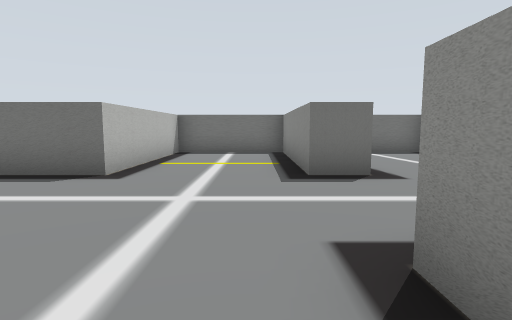
View 1 (above)

19 first-person views from a walk through a world built for the Gazebo simulator. The camera is 0.15 m above the floor, tilts 6° down and sees 80° across. The floor is counted in squares, 0.2 m on a side. Each view is taken from the middle of a square. On the plan, view 1 faces up. The plan holds only what a view shows up to about 10 squares ahead; the rest is blank.

View 2
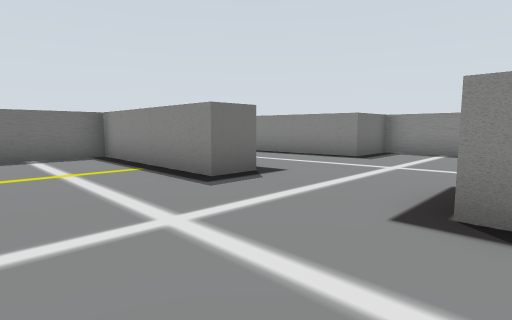

View 3
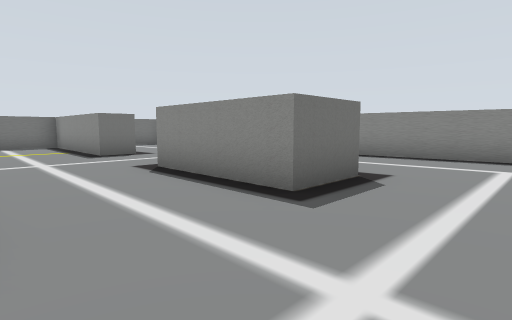

View 4
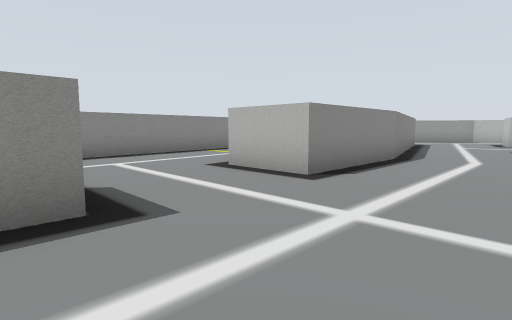

View 5
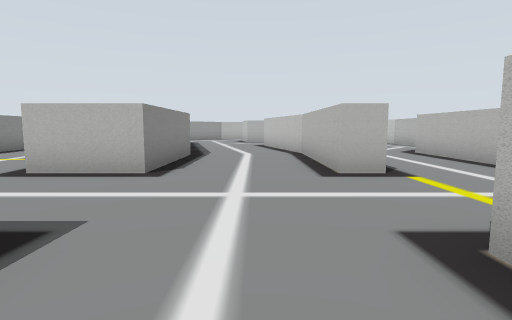

View 6
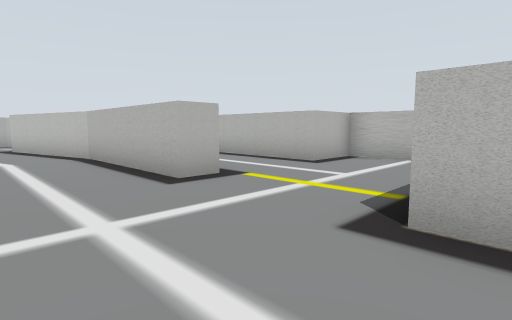

View 7
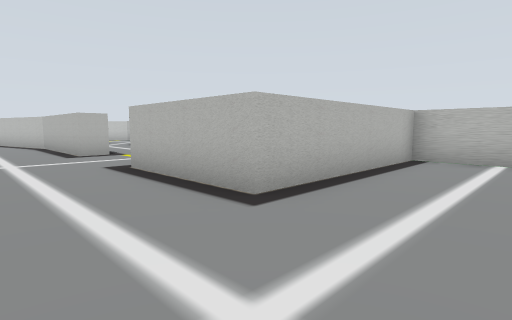

View 8
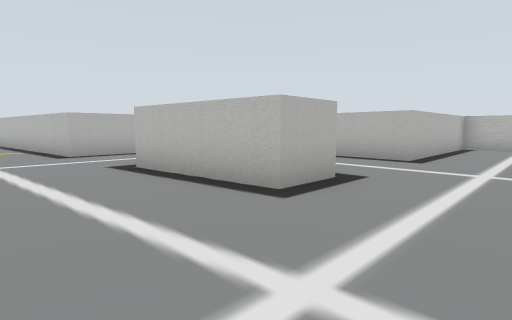

View 9
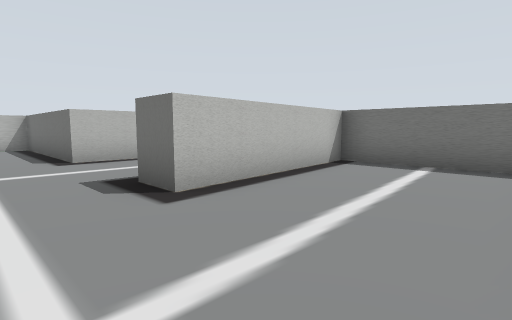

View 10
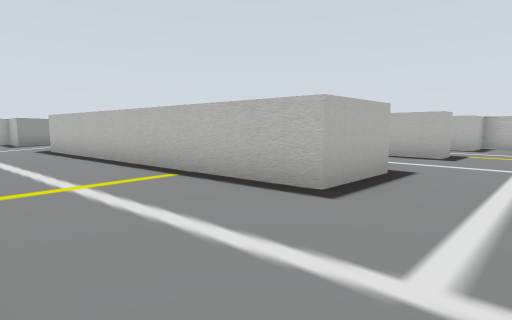

View 11
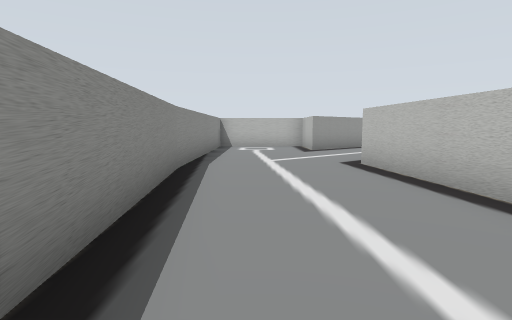

View 12
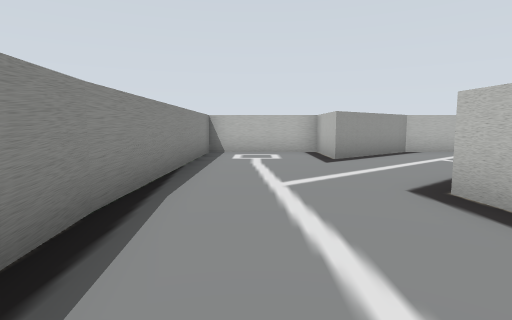

View 13
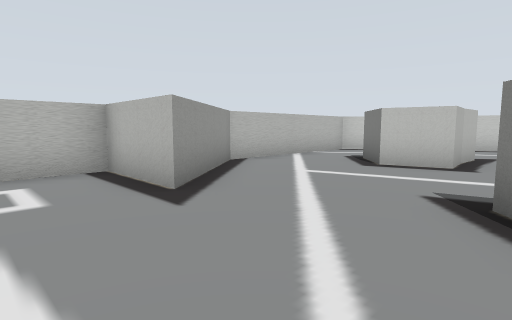

View 14
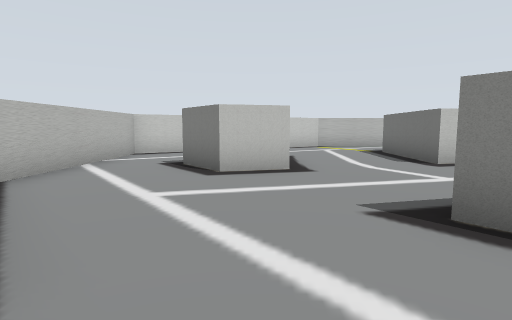

View 15
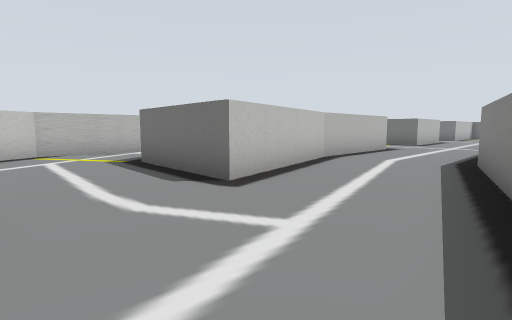

View 16
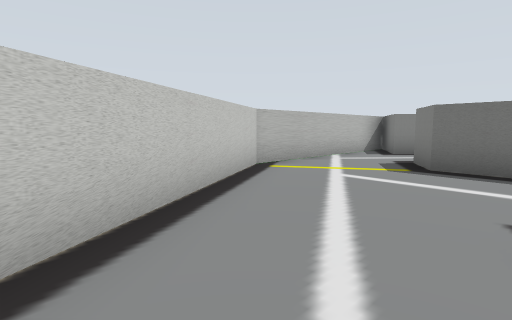

View 17
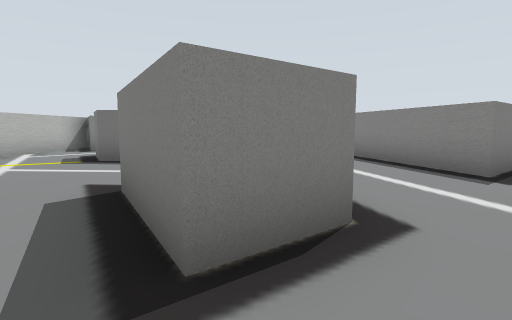

View 18
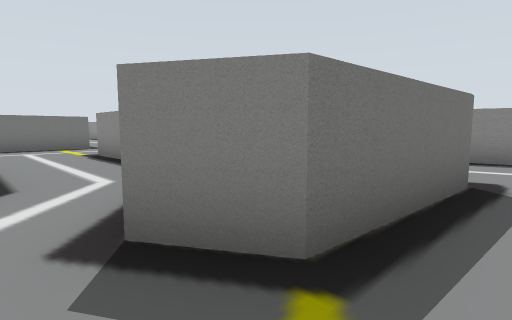

View 19
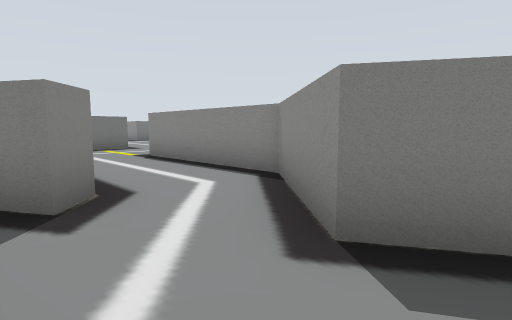

### Floor plan
Ten units are one square. View 1 is at (0, 0); x grows to the right and y downward. Boxes are objects, and circles mark ways between rooms. Rooms are numbered by the first view taken in them; rooms with no view inside come last. Other rooms are left out.
<svg viewBox="-80 -100 160 310">
<path fill="none" stroke="#000" d="M25 18 8 18 8 -16 22 -16 25 18M8 50 28 50 38 145M67 65 61 -1M75 -29 75 -48 56 -48 53 -80M51 -94 -24 -94 -24 -48 -75 -48 -75 -16 -24 -16 -24 19M14 -95 18 -48 8 -48 8 -95M75 137 70 91M36 146 26 154M41 183 41 205 75 205 75 136M-24 90 -13 132 -46 130 -52 120 -32 97 -32 50 -24 50 -24 93M8 86 8 50M-16 165 -5 164 -2 176 -14 185 -26 164 -15 165M26 154 9 86M-75 93 -75 145 -39 205 13 205 41 183M-39 18 -50 18M-75 34 -75 50 -59 50 -59 94 -64 100 -71 88"/>
<circle cx="-5" cy="32" r="3" fill="#2a7"/>
<circle cx="30" cy="170" r="3" fill="#2a7"/>
<text x="30" y="20">1</text>
<text x="-10" y="120">2</text>
</svg>
Room 1 opens to room 2.

Where each view was taken, in squares from view 1:
view 1: 0 up, 0 right, facing up
view 2: 1 up, 2 left, facing up-right
view 3: 4 down, 2 left, facing up-right
view 4: 1 down, 2 left, facing down-right
view 5: 0 up, 1 left, facing down
view 6: 1 down, 0 right, facing down-left
view 7: 4 up, 0 right, facing down-left
view 8: 4 up, 5 right, facing down-left
view 9: 3 up, 5 right, facing up-left
view 10: 3 down, 6 right, facing down-left
view 11: 8 down, 6 right, facing down
view 12: 11 down, 6 right, facing down
view 13: 15 down, 6 right, facing down-left
view 14: 17 down, 5 right, facing left
view 15: 16 down, 2 right, facing up-left
view 16: 19 down, 3 left, facing up-left
view 17: 20 down, 1 left, facing up
view 18: 14 down, 6 left, facing up-right
view 19: 13 down, 7 left, facing up-right
